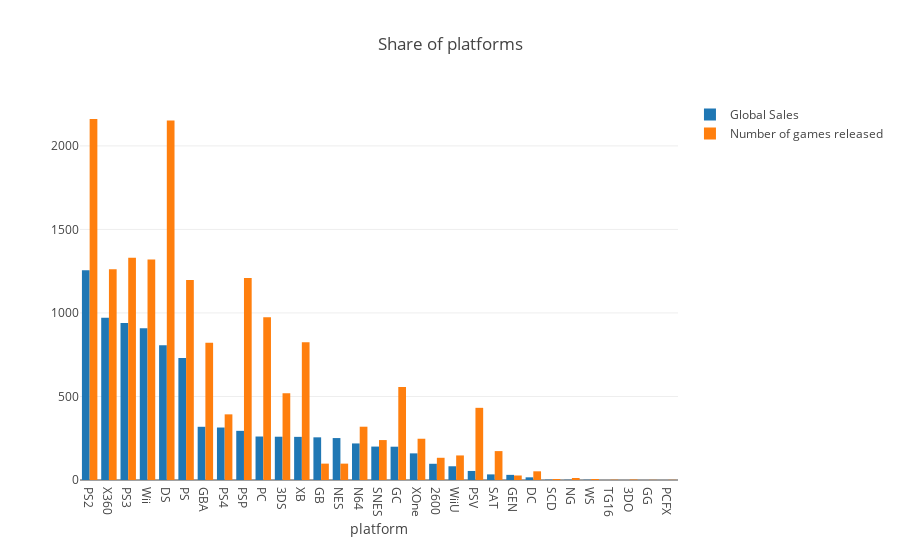

This figure's notebook cell:
### Code cell
fig1 = go.Figure(data=data, layout=layout)
iplot(fig1, show_link=False)

### Figure 1 — Plotly figure (JSON) as saved in the notebook; plotly's stock layout.template omitted (floating-point values rounded to 4 significant figures)
{"data": [{"name": "Global Sales", "type": "bar", "uid": "737dde6e-c629-11e8-aa7d-94b86d27c5b2", "x": ["PS2", "X360", "PS3", "Wii", "DS", "PS", "GBA", "PS4", "PSP", "PC", "3DS", "XB", "GB", "NES", "N64", "SNES", "GC", "XOne", "2600", "WiiU", "PSV", "SAT", "GEN", "DC", "SCD", "NG", "WS", "TG16", "3DO", "GG", "PCFX"], "y": [1256.0, 971.6, 939.4, 908.1, 807.1, 730.7, 318.5, 314.2, 294.3, 260.3, 259.1, 258.3, 255.4, 251.1, 218.9, 200.1, 199.4, 159.4, 97.08, 82.16, 54.12, 33.59, 30.78, 15.97, 1.87, 1.44, 1.42, 0.16, 0.1, 0.04, 0.03]}, {"name": "Number of games released", "type": "bar", "uid": "737dde6f-c629-11e8-b115-94b86d27c5b2", "x": ["PS2", "X360", "PS3", "Wii", "DS", "PS", "GBA", "PS4", "PSP", "PC", "3DS", "XB", "GB", "NES", "N64", "SNES", "GC", "XOne", "2600", "WiiU", "PSV", "SAT", "GEN", "DC", "SCD", "NG", "WS", "TG16", "3DO", "GG", "PCFX"], "y": [2161, 1262, 1331, 1320, 2152, 1197, 822, 393, 1209, 974, 520, 824, 98, 98, 319, 239, 556, 247, 133, 147, 432, 173, 27, 52, 6, 12, 6, 2, 3, 1, 1]}], "layout": {"title": "Share of platforms", "xaxis": {"title": "platform"}}}
